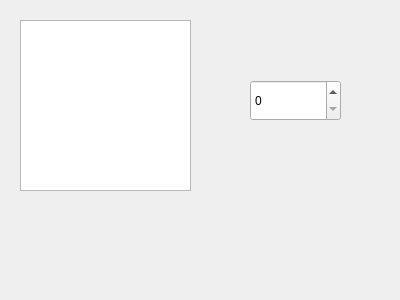
<?xml version="1.0" encoding="UTF-8"?>
<ui version="4.0">
 <class>Widget</class>
 <widget class="QWidget" name="Widget">
  <property name="geometry">
   <rect>
    <x>0</x>
    <y>0</y>
    <width>400</width>
    <height>300</height>
   </rect>
  </property>
  <property name="windowTitle">
   <string>Widget</string>
  </property>
  <widget class="QTextEdit" name="textEdit">
   <property name="geometry">
    <rect>
     <x>20</x>
     <y>20</y>
     <width>171</width>
     <height>171</height>
    </rect>
   </property>
  </widget>
  <widget class="QSpinBox" name="spinBox">
   <property name="geometry">
    <rect>
     <x>250</x>
     <y>80</y>
     <width>91</width>
     <height>41</height>
    </rect>
   </property>
  </widget>
 </widget>
 <layoutdefault spacing="6" margin="11"/>
 <resources/>
 <connections/>
</ui>
